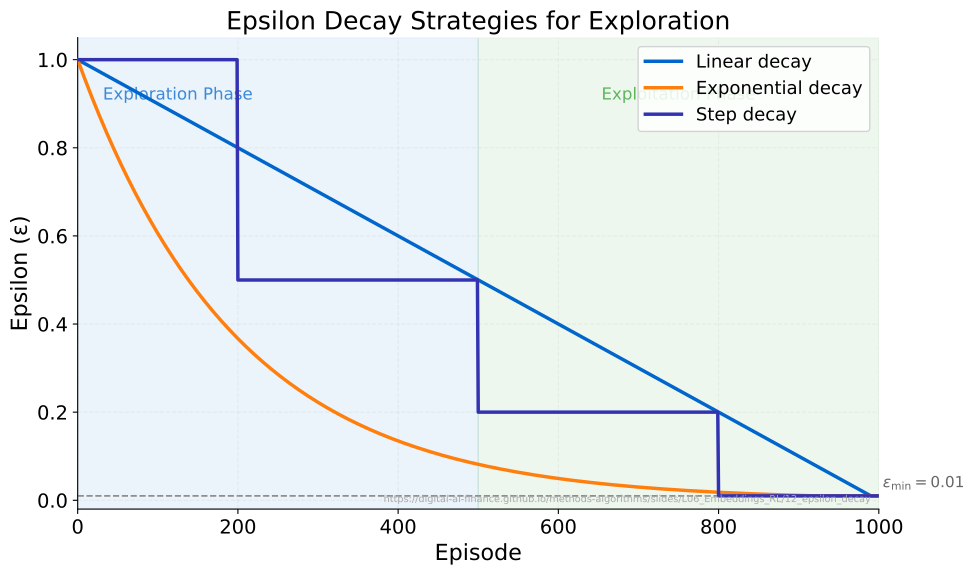

This chart was generated by the following Python code:
"""
Chart: Epsilon Decay Strategies for Exploration
Shows linear, exponential, and step decay of epsilon over 1000 episodes
with exploration/exploitation shaded regions.
"""

from pathlib import Path
import numpy as np
import matplotlib.pyplot as plt
import sys
sys.path.insert(0, str(Path(__file__).resolve().parents[3] / 'templates'))
from chart_style import apply_style, COLORS, MLPURPLE, MLBLUE, MLORANGE, MLGREEN, MLRED, MLLAVENDER
apply_style()

# ---------------------------------------------------------------------------
# Metadata
# ---------------------------------------------------------------------------
CHART_METADATA = {
    "title": "Epsilon Decay Strategies for Exploration",
    "description": (
        "Three epsilon-greedy decay schedules (linear, exponential, step) "
        "plotted over 1000 training episodes with exploration/exploitation phases highlighted."
    ),
    "url": "https://digital-ai-finance.github.io/methods-algorithms/slides/L06_Embeddings_RL/12_epsilon_decay",
}

# ---------------------------------------------------------------------------
# Style
# ---------------------------------------------------------------------------

# ---------------------------------------------------------------------------
# Decay curves
# ---------------------------------------------------------------------------
T       = 1000
eps_min = 0.01
eps_start = 1.0
t = np.arange(0, T + 1)

# Linear decay
linear = np.maximum(eps_min, eps_start - t / T)

# Exponential decay
exponential = np.maximum(eps_min, eps_start * (0.995 ** t))

# Step decay: start at 1.0, drop at 200, 500, 800
step = np.ones(T + 1) * eps_start
step[200:] = 0.5
step[500:] = 0.2
step[800:] = eps_min
step = np.maximum(step, eps_min)

# ---------------------------------------------------------------------------
# Figure
# ---------------------------------------------------------------------------
fig, ax = plt.subplots()

# Shaded phases
ax.axvspan(0,   500, alpha=0.08, color=MLBLUE,  label='_nolegend_')
ax.axvspan(500, T,   alpha=0.08, color=MLGREEN, label='_nolegend_')

# Phase labels
ax.text(125, 0.92, 'Exploration Phase', fontsize=12, color=MLBLUE,
        ha='center', va='center', alpha=0.75)
ax.text(750, 0.92, 'Exploitation Phase', fontsize=12, color=MLGREEN,
        ha='center', va='center', alpha=0.75)

# Epsilon minimum floor line
ax.axhline(eps_min, color='#888888', linewidth=1.2, linestyle='--', zorder=1)
ax.text(T + 5, eps_min + 0.01, r'$\varepsilon_{\min} = 0.01$',
        fontsize=11, color='#666666', va='bottom')

# Decay curves
ax.plot(t, linear,      color=MLBLUE,   linewidth=2.5, label='Linear decay',      zorder=3)
ax.plot(t, exponential, color=MLORANGE, linewidth=2.5, label='Exponential decay', zorder=3)
ax.plot(t, step,        color=MLPURPLE, linewidth=2.5, label='Step decay',        zorder=3)

# ---------------------------------------------------------------------------
# Axes, legend, labels
# ---------------------------------------------------------------------------
ax.set_xlim(0, T)
ax.set_ylim(-0.02, 1.05)
ax.set_xlabel('Episode')
ax.set_ylabel('Epsilon (ε)')
ax.set_title('Epsilon Decay Strategies for Exploration')
ax.legend(loc='upper right', framealpha=0.85)
ax.grid(alpha=0.3)

# URL watermark
ax.text(0.99, 0.01, CHART_METADATA["url"],
        transform=ax.transAxes, fontsize=7, color='#AAAAAA',
        ha='right', va='bottom')

plt.tight_layout()
plt.savefig(Path(__file__).parent / 'chart.pdf', dpi=300, bbox_inches='tight', facecolor='white')
plt.close()
